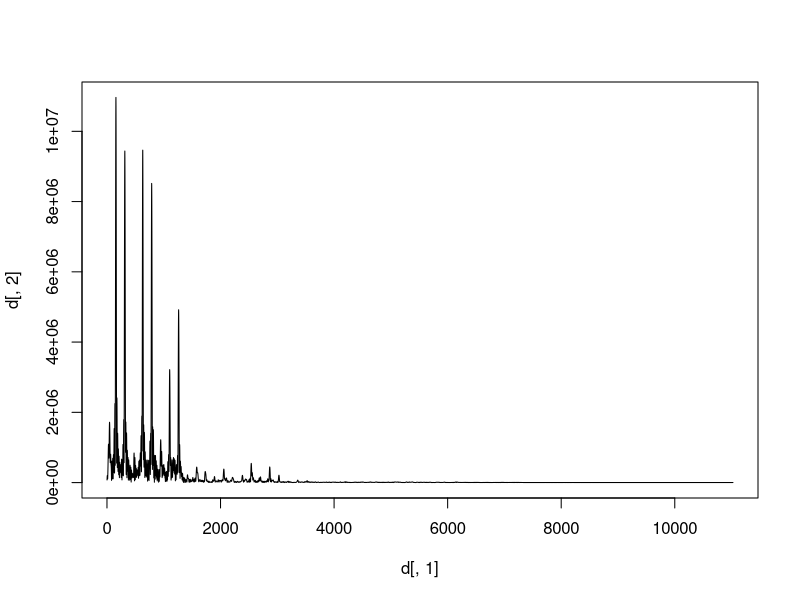

Write the R code that produced this figure.
setwd("/home/pan/Documents/glfw-test")
d <- read.csv("fft_out.csv")
rate <- 44100
M <- 73728
step <- rate/M
d[,1] <- 2*d[,1]/M*rate
plot(d[,1],d[,2],type='l')
